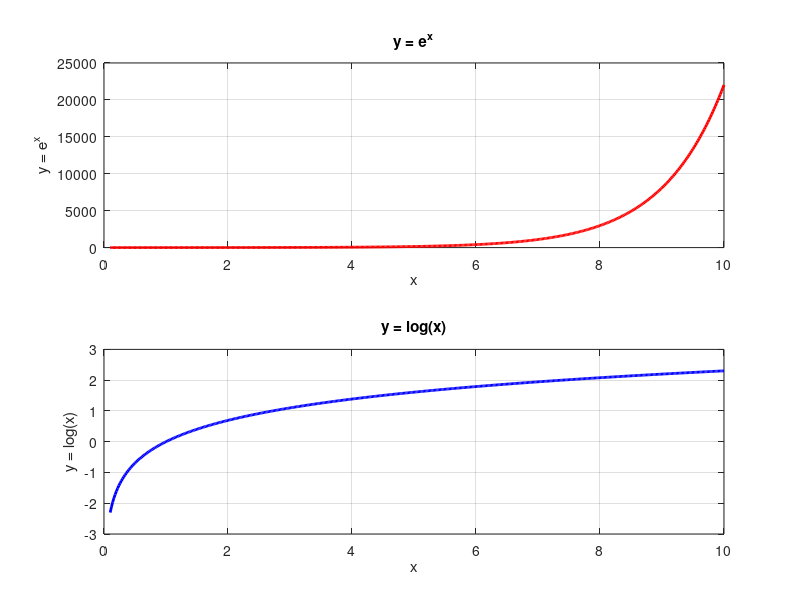

The MATLAB script that drew this image: (Note: this script raises an error after producing the figure.)
x = 0.1:0.02:10;
y1 = exp(x);
y2 = log(x);
figure;

subplot(2, 1, 1);
plot(x, y1, 'r', 'LineWidth', 2);
xlabel('x');
ylabel('y = e^x');
title('y = e^x');
grid on;

subplot(2, 1, 2);
plot(x, y2, 'b', 'LineWidth', 2);
xlabel('x');
ylabel('y = log(x)');
title('y = log(x)');
grid on;

sgtitle('Anamika Mohonto');